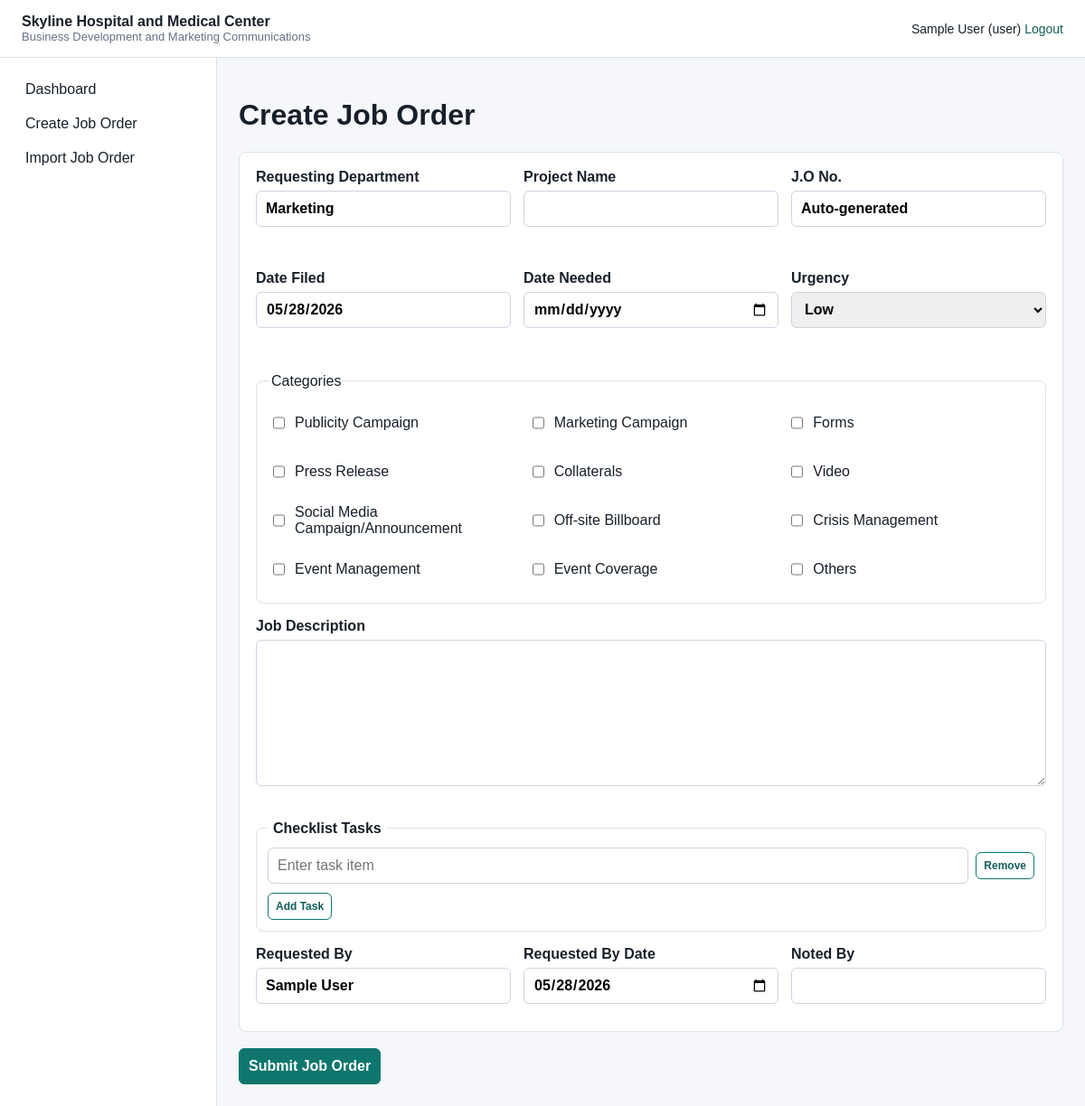
The page /user/create_job_order.php (signed in) on the database its author committed.
### tables this page shows
CREATE TABLE IF NOT EXISTS categories (
    id INT AUTO_INCREMENT PRIMARY KEY,
    category_name VARCHAR(150) NOT NULL UNIQUE
);

### includes/functions.php (called while the page is built, shortened)
<?php
function e(?string $value): string
{
    return htmlspecialchars((string) $value, ENT_QUOTES, 'UTF-8');
}
function current_user(): ?array
{
    return $_SESSION['user'] ?? null;
}
function selected(string $actual, string $expected): string
{
    return $actual === $expected ? 'selected' : '';
}
function checked(bool $condition): string
{
    return $condition ? 'checked' : '';
}

### includes/job_order_repository.php (called while the page is built, shortened)
<?php
function category_options(PDO $pdo): array
{
    return $pdo->query('SELECT id, category_name FROM categories ORDER BY id')->fetchAll();
}

### includes/job_order_form.php (the view, shortened to what this page needs)
<?php
$order = $order ?? [];
$errors = $errors ?? [];
$selectedCategoryIds = $selectedCategoryIds ?? [];
$checklistTasks = [];
if (!$checklistTasks) {
    $checklistTasks = [''];
}
?>
<section class="panel">
    <div class="form-grid">
        <label>Requesting Department
            <input name="requesting_department" required value="<?= e($order['requesting_department'] ?? current_user()['department'] ?? '') ?>">
            <small><?= e($errors['requesting_department'] ?? '') ?></small>
        </label>
        <label>Project Name
            <input name="project_name" required value="<?= e($order['project_name'] ?? '') ?>">
            <small><?= e($errors['project_name'] ?? '') ?></small>
        </label>
        <label>J.O No.
            <input readonly value="<?= e($order['jo_number'] ?? 'Auto-generated') ?>">
            <small aria-hidden="true">&nbsp;</small>
        </label>
        <label>Date Filed
            <input type="date" name="date_filed" readonly value="<?= e($order['date_filed'] ?? date('Y-m-d')) ?>">
            <small><?= e($errors['date_filed'] ?? '') ?></small>
        </label>
        <label>Date Needed
            <input type="date" name="date_needed" required value="<?= e($order['date_needed'] ?? '') ?>">
            <small><?= e($errors['date_needed'] ?? '') ?></small>
        </label>
        <label>Urgency
            <select name="urgency">
                <?php foreach (['Low', 'Medium', 'High', 'Critical'] as $urgency): ?>
                    <option <?= selected($order['urgency'] ?? 'Low', $urgency) ?>><?= e($urgency) ?></option>
                <?php endforeach; ?>
            </select>
            <small aria-hidden="true">&nbsp;</small>
        </label>
    </div>
    <fieldset class="category-list">
        <legend>Categories</legend>
        <?php foreach ($categories as $category): ?>
            <label>
                <input type="checkbox" name="categories[]" value="<?= (int) $category['id'] ?>"
                    data-category-name="<?= e($category['category_name']) ?>"
                    <?= checked(in_array((int) $category['id'], $selectedCategoryIds, true)) ?>>
                <?= e($category['category_name']) ?>
            </label>
        <?php endforeach; ?>
    </fieldset>
    <label>Job Description
        <textarea name="job_description" rows="8" required><?= e($order['job_description'] ?? '') ?></textarea>
        <small><?= e($errors['job_description'] ?? '') ?></small>
    </label>
    <fieldset class="checklist-panel">
        <legend>Checklist Tasks</legend>
        <div class="checklist-tasks" data-checklist>
            <?php foreach ($checklistTasks as $task): ?>
                <div class="checklist-row">
                    <input name="checklist_tasks[]" value="<?= e($task) ?>" placeholder="Enter task item">
                    <button type="button" class="button secondary compact" data-remove-task>Remove</button>
                </div>
            <?php endforeach; ?>
        </div>
        <button type="button" class="button secondary compact" data-add-task onclick="addChecklistTask(this)">Add Task</button>
    </fieldset>
    <div class="form-grid">
        <label>Requested By
            <input name="requested_by" value="<?= e($order['requested_by'] ?? current_user()['full_name'] ?? '') ?>">
        </label>
        <label>Requested By Date
            <input type="date" name="requested_by_date" value="<?= e($order['requested_by_date'] ?? date('Y-m-d')) ?>">
        </label>
        <label>Noted By
            <input name="noted_by" value="<?= e($order['noted_by'] ?? '') ?>">
        </label>
    </div>
</section>

### assets/css/style.css (style rules this page uses)
:root { color-scheme: light; --ink: #17202a; --muted: #667085; --line: #d9e2ec; --panel: #ffffff; --bg: #f5f7fb; --brand: #0f766e; --brand-dark: #115e59; --warn: #b45309; --danger: #b91c1c; }
* { box-sizing: border-box; }
body { margin: 0; font-family: Arial, Helvetica, sans-serif; color: var(--ink); background: var(--bg); }
.auth-card, .panel, .card { background: var(--panel); border: 1px solid var(--line); border-radius: 8px; }
.panel { padding: 18px; margin-bottom: 18px; }
.form-grid { display: grid; grid-template-columns: repeat(3, minmax(180px, 1fr)); gap: 14px; }
.form-grid input, .form-grid select { height: 40px; line-height: 1.2; }
label { display: grid; gap: 6px; margin-bottom: 12px; font-weight: 600; }
input, select, textarea, button, .button { min-height: 40px; border: 1px solid #cbd5e1; border-radius: 6px; padding: 8px 10px; font: inherit; }
textarea { resize: vertical; }
button, .button { display: inline-flex; align-items: center; justify-content: center; background: var(--brand); color: #ffffff; border-color: var(--brand); cursor: pointer; font-weight: 700; }
.button.secondary, button.secondary { background: #ffffff; color: var(--brand-dark); }
button.compact, .button.compact { min-height: 30px; padding: 5px 8px; font-size: 12px; }
small, .error { color: var(--danger); min-height: 16px; }
.category-list { border: 1px solid var(--line); border-radius: 8px; display: grid; grid-template-columns: repeat(3, minmax(160px, 1fr)); gap: 8px 16px; margin: 16px 0; padding: 14px; }
.category-list label { display: flex; align-items: center; gap: 8px; font-weight: 500; margin: 0; }
.checklist-panel { border: 1px solid var(--line); border-radius: 8px; margin: 16px 0; padding: 12px; }
.checklist-panel legend { font-weight: 700; padding: 0 6px; }
.checklist-tasks { display: grid; gap: 8px; margin-bottom: 10px; }
.checklist-row { display: grid; grid-template-columns: 1fr auto; gap: 8px; align-items: center; }

### rows shown on the page
categories: category_name "Publicity Campaign"
categories: category_name "Marketing Campaign"
categories: category_name "Forms"
categories: category_name "Press Release"
categories: category_name "Collaterals"
categories: category_name "Video"
categories: category_name "Social Media Campaign/Announcement"
categories: category_name "Off-site Billboard"
categories: category_name "Crisis Management"
categories: category_name "Event Management"
categories: category_name "Event Coverage"
categories: category_name "Others"

### other values the page prints
current_user()['full_name'] "Sample User"
current_user()['role'] "user"
form field urgency "Low"
